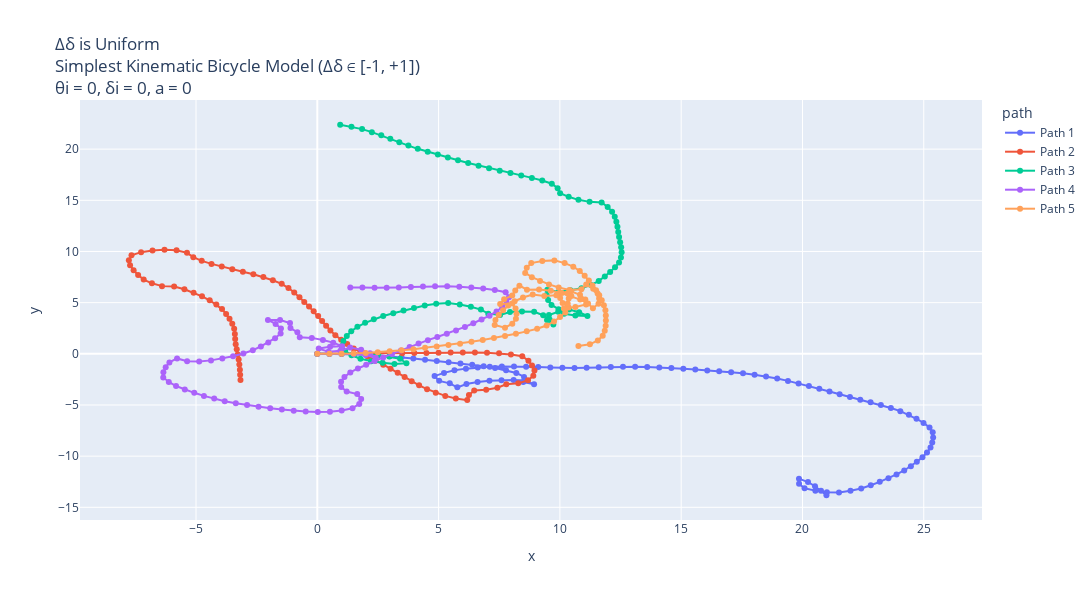

This figure's notebook cell:
### Markdown cell above
Plots : When change in Steering Angle is Uniform Distribution

### Code cell
# Making 5 possible trajectories
trajectories = []
for i in range(5):
    x_traj, y_traj, theta_traj, delta_traj, uniform_change_in_delta, a_traj, v_traj = start_trajectory_when_change_is_uniform_distribution(theta_init=0.0, a_init=0.0, delta_init=0.0, v_init=5, mode="simple")
    trajectories.append((x_traj, y_traj, theta_traj, delta_traj, uniform_change_in_delta, a_traj, v_traj))


# Create a DataFrame for plotting
data = []
for i, (x_traj, y_traj, theta_traj, delta_traj, uniform_change_in_delta, a_traj, v_traj) in enumerate(trajectories):
    for x, y, v in zip(x_traj, y_traj, v_traj):
        data.append({"x": x, "y": y, "v": v, "path": f"Path {i+1}"})
df = pd.DataFrame(data)

# Create the plot
fig = px.line(df, x="x", y="y", color="path", custom_data=["v"], title="Δδ is Uniform <br>Simplest Kinematic Bicycle Model (Δδ ∈ [-1, +1]) <br>θi = 0, δi = 0, a = 0", render_mode="svg")
# Add hover functionality
fig.update_traces(mode="markers+lines", hovertemplate="<br>".join([
    "v: %{customdata[0]:.2f}",
    "x: %{x:.2f}",
    "y: %{y:.2f}"
]))
fig.update_layout(height=600,width=1130)
fig.show()


# Plotting in x w.r.t. time
dt = 0.1  # Time step
t_end = 10  # 10 seconds
t = np.arange(0, t_end + dt, dt)

plt.figure(figsize=(15, 6))
for i, (x_traj, y_traj, theta_traj, delta_traj, uniform_change_in_delta, a_traj, v_traj) in enumerate(trajectories):
    # Model built such that a remains same inside; can be randomised by using a random statement.
    # print(x_traj,"\n", y_traj)
    plt.plot(t, x_traj, label=f"Path {i+1}", alpha = 0.7)
plt.ylabel("x [m]")
plt.xlabel("t [s]")
plt.grid("True")
plt.title("x w.r.t. time")
plt.legend()
plt.show()


# Plotting in y w.r.t. time
dt = 0.1  # Time step
t_end = 10  # 10 seconds
t = np.arange(0, t_end + dt, dt)

plt.figure(figsize=(15, 6))
for i, (x_traj, y_traj, theta_traj, delta_traj, uniform_change_in_delta, a_traj, v_traj) in enumerate(trajectories):
    # Model built such that a remains same inside; can be randomised by using a random statement.
    # print(x_traj,"\n", y_traj)
    plt.plot(t, y_traj, label=f"Path {i+1}", alpha = 0.7)
plt.ylabel("y [m]")
plt.xlabel("t [s]")
plt.grid("True")
plt.title("Y w.r.t. time")
plt.legend()
plt.show()


# Plotting in theta(t) w.r.t. time
dt = 0.1  # Time step
t_end = 10  # 10 seconds
t = np.arange(0, t_end + dt, dt)

plt.figure(figsize=(15, 6))
for i, (x_traj, y_traj, theta_traj, delta_traj, uniform_change_in_delta, a_traj, v_traj) in enumerate(trajectories):
    # Model built such that a remains same inside; can be randomised by using a random statement.
    # print(x_traj,"\n", y_traj)
    plt.plot(t, theta_traj, label=f"Path {i+1}", alpha = 0.7)
plt.ylabel("θ [radian]")
plt.xlabel("t [s]")
plt.grid("True")
plt.title("Heading Angle w.r.t. time")
plt.legend()
plt.show()


# Plotting in delta(t) w.r.t. time
dt = 0.1  # Time step
t_end = 10  # 10 seconds
t = np.arange(0, t_end + dt, dt)

plt.figure(figsize=(15, 6))
for i, (x_traj, y_traj, theta_traj, delta_traj, uniform_change_in_delta, a_traj, v_traj) in enumerate(trajectories):
    # Model built such that a remains same inside; can be randomised by using a random statement.
    # print(x_traj,"\n", y_traj)
    plt.plot(t, delta_traj, label=f"Path {i+1}", alpha = 0.7)
plt.ylabel("δ [m/s]")
plt.xlabel("t [s]")
plt.grid("True")
plt.title("Steering Angle w.r.t. time")
plt.legend()
plt.show()


# Plotting variation in steering angle w.r.t. time
dt = 0.1  # Time step
t_end = 10  # 10 seconds
t = np.arange(0, t_end + dt, dt)

plt.figure(figsize=(15, 6))
for i, (x_traj, y_traj, theta_traj, delta_traj, uniform_change_in_delta, a_traj, v_traj) in enumerate(trajectories):
    # Model built such that a remains same inside; can be randomised by using a random statement.
    # print(x_traj,"\n", y_traj)
    plt.plot(t, uniform_change_in_delta, label=f"Path {i+1}", alpha = 0.7)
plt.ylabel("Δδ [radian]")
plt.xlabel("t [s]")
plt.grid("True")
plt.title("Δδ (Change in Steering Angle) w.r.t. time")
plt.legend()
plt.show()

### Figure 1 — Plotly figure (JSON) as saved in the notebook; plotly's stock layout.template omitted (floating-point values rounded to 4 significant figures)
{"data": [{"customdata": [[5], [5], [5], [5], [5], [5], [5], [5], [5], [5], [5], [5], [5], [5], [5], [5], [5], [5], [5], [5], [5], [5], [5], [5], [5], [5], [5], [5], [5], [5], [5], [5], [5], [5], [5], [5], [5], [5], [5], [5], [5], [5], [5], [5], [5], [5], [5], [5], [5], [5], [5], [5], [5], [5], [5], [5], [5], [5], [5], [5], [5], [5], [5], [5], [5], [5], [5], [5], [5], [5], [5], [5], [5], [5], [5], [5], [5], [5], [5], [5], [5], [5], [5], [5], [5], [5], [5], [5], [5], [5], [5], [5], [5], [5], [5], [5], [5], [5], [5], [5], [5]], "hovertemplate": "v: %{customdata[0]:.2f}<br>x: %{x:.2f}<br>y: %{y:.2f}", "legendgroup": "Path 1", "line": {"color": "#636efa", "dash": "solid"}, "marker": {"symbol": "circle"}, "mode": "markers+lines", "name": "Path 1", "orientation": "v", "showlegend": true, "type": "scatter", "x": [0, 0.5, 1, 1.5, 1.997, 2.49, 2.983, 3.473, 3.96, 4.443, 4.926, 5.412, 5.899, 6.385, 6.859, 7.328, 7.781, 8.204, 8.522, 8.49, 8.936, 8.589, 8.092, 7.593, 7.095, 6.607, 6.148, 5.773, 5.46, 5.023, 4.835, 5.222, 5.654, 6.126, 6.615, 7.11, 7.609, 8.109, 8.608, 9.106, 9.605, 10.1, 10.6, 11.1, 11.6, 12.1, 12.6, 13.1, 13.6, 14.1, 14.6, 15.09, 15.58, 16.08, 16.57, 17.06, 17.55, 18.03, 18.5, 18.96, 19.4, 19.84, 20.27, 20.69, 21.11, 21.53, 21.96, 22.38, 22.81, 23.23, 23.64, 24.03, 24.39, 24.7, 24.99, 25.24, 25.37, 25.39, 25.35, 25.28, 25.13, 24.95, 24.71, 24.47, 24.19, 23.88, 23.54, 23.19, 22.82, 22.42, 21.98, 21.51, 21.01, 20.53, 20.09, 19.86, 19.86, 20.23, 20.52, 20.76, 20.99], "xaxis": "x", "y": [0, 0, 0, -0.01756, -0.07305, -0.155, -0.2403, -0.3385, -0.4496, -0.5782, -0.7102, -0.8248, -0.9377, -1.058, -1.216, -1.39, -1.601, -1.869, -2.254, -2.753, -2.979, -2.619, -2.565, -2.585, -2.638, -2.747, -2.945, -3.275, -2.884, -2.643, -2.179, -1.863, -1.611, -1.448, -1.34, -1.269, -1.237, -1.238, -1.26, -1.3, -1.34, -1.373, -1.382, -1.353, -1.316, -1.283, -1.276, -1.27, -1.29, -1.327, -1.381, -1.461, -1.542, -1.626, -1.713, -1.801, -1.905, -2.055, -2.219, -2.415, -2.645, -2.889, -3.149, -3.408, -3.677, -3.952, -4.216, -4.478, -4.742, -5.007, -5.291, -5.602, -5.957, -6.347, -6.754, -7.188, -7.671, -8.171, -8.669, -9.164, -9.642, -10.11, -10.55, -10.98, -11.4, -11.79, -12.16, -12.51, -12.85, -13.15, -13.39, -13.55, -13.53, -13.37, -13.14, -12.7, -12.2, -12.53, -12.94, -13.37, -13.82], "yaxis": "y"}, {"customdata": [[5], [5], [5], [5], [5], [5], [5], [5], [5], [5], [5], [5], [5], [5], [5], [5], [5], [5], [5], [5], [5], [5], [5], [5], [5], [5], [5], [5], [5], [5], [5], [5], [5], [5], [5], [5], [5], [5], [5], [5], [5], [5], [5], [5], [5], [5], [5], [5], [5], [5], [5], [5], [5], [5], [5], [5], [5], [5], [5], [5], [5], [5], [5], [5], [5], [5], [5], [5], [5], [5], [5], [5], [5], [5], [5], [5], [5], [5], [5], [5], [5], [5], [5], [5], [5], [5], [5], [5], [5], [5], [5], [5], [5], [5], [5], [5], [5], [5], [5], [5], [5]], "hovertemplate": "v: %{customdata[0]:.2f}<br>x: %{x:.2f}<br>y: %{y:.2f}", "legendgroup": "Path 2", "line": {"color": "#EF553B", "dash": "solid"}, "marker": {"symbol": "circle"}, "mode": "markers+lines", "name": "Path 2", "orientation": "v", "showlegend": true, "type": "scatter", "x": [0, 0.5, 1, 1.5, 2.0, 2.499, 2.999, 3.499, 3.999, 4.499, 4.998, 5.497, 5.997, 6.497, 6.997, 7.493, 7.982, 8.448, 8.703, 8.852, 8.952, 8.904, 8.685, 8.283, 7.791, 7.423, 6.963, 6.468, 6.251, 6.181, 5.71, 5.275, 4.883, 4.525, 4.196, 3.89, 3.6, 3.315, 3.02, 2.719, 2.4, 2.083, 1.788, 1.501, 1.233, 0.9848, 0.7448, 0.5399, 0.3629, 0.1981, 0.03509, -0.1489, -0.3393, -0.5378, -0.735, -0.9507, -1.189, -1.468, -1.832, -2.223, -2.637, -3.069, -3.504, -3.938, -4.361, -4.765, -5.111, -5.373, -5.801, -6.299, -6.793, -7.264, -7.66, -7.769, -7.719, -7.572, -7.386, -7.157, -6.818, -6.401, -5.903, -5.478, -5.099, -4.752, -4.436, -4.162, -3.929, -3.76, -3.619, -3.505, -3.427, -3.398, -3.386, -3.364, -3.321, -3.282, -3.242, -3.213, -3.191, -3.181, -3.167], "xaxis": "x", "y": [0, 0, 0, 0.0004807, 0.01683, 0.0346, 0.05502, 0.06451, 0.06777, 0.07476, 0.1044, 0.1315, 0.1376, 0.1253, 0.1021, 0.04283, -0.06338, -0.2426, -0.673, -1.15, -1.64, -2.138, -2.587, -2.885, -2.974, -3.312, -3.507, -3.579, -4.03, -4.525, -4.357, -4.112, -3.801, -3.452, -3.075, -2.68, -2.273, -1.862, -1.458, -1.059, -0.6737, -0.2874, 0.1162, 0.5255, 0.9478, 1.382, 1.821, 2.277, 2.744, 3.216, 3.689, 4.154, 4.616, 5.075, 5.535, 5.986, 6.425, 6.841, 7.182, 7.495, 7.776, 8.027, 8.273, 8.521, 8.788, 9.082, 9.444, 9.87, 10.13, 10.18, 10.1, 9.935, 9.629, 9.141, 8.644, 8.166, 7.702, 7.257, 6.89, 6.614, 6.568, 6.305, 5.978, 5.618, 5.231, 4.812, 4.37, 3.9, 3.42, 2.933, 2.439, 1.94, 1.44, 0.9406, 0.4424, -0.05598, -0.5544, -1.054, -1.553, -2.053, -2.553], "yaxis": "y"}, {"customdata": [[5], [5], [5], [5], [5], [5], [5], [5], [5], [5], [5], [5], [5], [5], [5], [5], [5], [5], [5], [5], [5], [5], [5], [5], [5], [5], [5], [5], [5], [5], [5], [5], [5], [5], [5], [5], [5], [5], [5], [5], [5], [5], [5], [5], [5], [5], [5], [5], [5], [5], [5], [5], [5], [5], [5], [5], [5], [5], [5], [5], [5], [5], [5], [5], [5], [5], [5], [5], [5], [5], [5], [5], [5], [5], [5], [5], [5], [5], [5], [5], [5], [5], [5], [5], [5], [5], [5], [5], [5], [5], [5], [5], [5], [5], [5], [5], [5], [5], [5], [5], [5]], "hovertemplate": "v: %{customdata[0]:.2f}<br>x: %{x:.2f}<br>y: %{y:.2f}", "legendgroup": "Path 3", "line": {"color": "#00cc96", "dash": "solid"}, "marker": {"symbol": "circle"}, "mode": "markers+lines", "name": "Path 3", "orientation": "v", "showlegend": true, "type": "scatter", "x": [0, 0.5, 1, 1.5, 1.999, 2.494, 2.968, 3.415, 3.675, 3.18, 2.692, 2.219, 1.779, 1.409, 1.15, 1.012, 1.074, 1.216, 1.399, 1.654, 1.971, 2.33, 2.717, 3.131, 3.556, 3.985, 4.429, 4.901, 5.396, 5.874, 6.33, 6.742, 7.048, 7.533, 7.942, 8.44, 8.938, 9.311, 9.576, 9.73, 9.47, 9.549, 9.932, 10.38, 10.79, 11.14, 10.64, 10.17, 9.946, 9.654, 9.516, 9.455, 9.483, 9.952, 10.43, 10.89, 11.28, 11.6, 11.85, 12.07, 12.27, 12.44, 12.52, 12.55, 12.53, 12.48, 12.44, 12.41, 12.37, 12.33, 12.26, 12.15, 11.97, 11.72, 11.22, 10.76, 10.36, 10.01, 9.907, 9.666, 9.274, 8.846, 8.407, 7.962, 7.521, 7.081, 6.648, 6.219, 5.8, 5.382, 4.969, 4.551, 4.142, 3.756, 3.381, 3.009, 2.636, 2.249, 1.846, 1.408, 0.943], "xaxis": "x", "y": [0, 0, 0, -0.01222, -0.03766, -0.1063, -0.2667, -0.491, -0.9181, -0.9881, -0.8776, -0.7157, -0.4783, -0.1423, 0.2857, 0.7662, 1.262, 1.742, 2.207, 2.637, 3.023, 3.372, 3.689, 3.969, 4.232, 4.489, 4.72, 4.885, 4.955, 4.808, 4.603, 4.321, 3.925, 3.805, 4.092, 4.144, 4.106, 3.773, 3.349, 2.874, 3.3, 3.794, 4.116, 4.338, 4.057, 3.692, 3.74, 3.92, 4.366, 4.773, 5.253, 5.749, 6.248, 6.076, 6.208, 6.414, 6.729, 7.111, 7.543, 7.993, 8.45, 8.922, 9.416, 9.915, 10.41, 10.91, 11.41, 11.91, 12.41, 12.91, 13.4, 13.89, 14.36, 14.79, 14.85, 15.05, 15.34, 15.7, 16.19, 16.62, 16.93, 17.19, 17.43, 17.66, 17.89, 18.13, 18.38, 18.64, 18.91, 19.19, 19.47, 19.74, 20.03, 20.35, 20.68, 21.01, 21.35, 21.66, 21.96, 22.2, 22.38], "yaxis": "y"}, {"customdata": [[5], [5], [5], [5], [5], [5], [5], [5], [5], [5], [5], [5], [5], [5], [5], [5], [5], [5], [5], [5], [5], [5], [5], [5], [5], [5], [5], [5], [5], [5], [5], [5], [5], [5], [5], [5], [5], [5], [5], [5], [5], [5], [5], [5], [5], [5], [5], [5], [5], [5], [5], [5], [5], [5], [5], [5], [5], [5], [5], [5], [5], [5], [5], [5], [5], [5], [5], [5], [5], [5], [5], [5], [5], [5], [5], [5], [5], [5], [5], [5], [5], [5], [5], [5], [5], [5], [5], [5], [5], [5], [5], [5], [5], [5], [5], [5], [5], [5], [5], [5], [5]], "hovertemplate": "v: %{customdata[0]:.2f}<br>x: %{x:.2f}<br>y: %{y:.2f}", "legendgroup": "Path 4", "line": {"color": "#ab63fa", "dash": "solid"}, "marker": {"symbol": "circle"}, "mode": "markers+lines", "name": "Path 4", "orientation": "v", "showlegend": true, "type": "scatter", "x": [0, 0.5, 1, 1.499, 1.993, 2.411, 2.171, 1.806, 1.35, 0.9514, 0.46, 0.05891, 0.5256, 1.022, 0.6562, 0.2314, -0.2264, -0.7228, -0.8213, -1.106, -1.126, -1.535, -2.035, -1.719, -1.5, -1.512, -1.74, -2.021, -2.326, -2.659, -3.048, -3.472, -3.915, -4.382, -4.868, -5.367, -5.78, -6.097, -6.25, -6.344, -6.35, -6.122, -5.823, -5.462, -5.074, -4.674, -4.25, -3.817, -3.36, -2.894, -2.422, -1.942, -1.46, -0.9723, -0.4783, 0.01999, 0.5196, 1.006, 1.451, 1.729, 1.808, 1.646, 1.211, 0.9841, 0.9795, 1.119, 1.36, 1.674, 2.014, 2.363, 2.717, 3.08, 3.448, 3.807, 4.174, 4.558, 4.948, 5.34, 5.718, 6.085, 6.431, 6.772, 7.1, 7.388, 7.62, 7.799, 7.902, 7.764, 7.318, 6.839, 6.349, 5.854, 5.355, 4.855, 4.356, 3.857, 3.359, 2.86, 2.36, 1.86, 1.36], "xaxis": "x", "y": [0, 0, 0, -0.02577, -0.107, -0.3802, 0.05836, 0.3998, 0.6054, 0.304, 0.2119, 0.5105, 0.69, 0.751, 1.092, 1.356, 1.557, 1.617, 2.107, 2.518, 3.018, 3.305, 3.311, 2.924, 2.475, 1.975, 1.53, 1.116, 0.7197, 0.3473, 0.03289, -0.2326, -0.4631, -0.6417, -0.7611, -0.7323, -0.4508, -0.8381, -1.314, -1.805, -2.305, -2.75, -3.151, -3.497, -3.811, -4.111, -4.377, -4.626, -4.831, -5.012, -5.177, -5.316, -5.448, -5.559, -5.636, -5.678, -5.658, -5.541, -5.313, -4.898, -4.404, -3.931, -3.685, -3.239, -2.739, -2.259, -1.821, -1.432, -1.065, -0.7072, -0.3538, -0.01014, 0.329, 0.677, 1.016, 1.337, 1.649, 1.96, 2.287, 2.626, 2.988, 3.353, 3.73, 4.139, 4.582, 5.049, 5.538, 6.019, 6.244, 6.39, 6.486, 6.56, 6.594, 6.593, 6.57, 6.528, 6.489, 6.46, 6.465, 6.478, 6.478], "yaxis": "y"}, {"customdata": [[5], [5], [5], [5], [5], [5], [5], [5], [5], [5], [5], [5], [5], [5], [5], [5], [5], [5], [5], [5], [5], [5], [5], [5], [5], [5], [5], [5], [5], [5], [5], [5], [5], [5], [5], [5], [5], [5], [5], [5], [5], [5], [5], [5], [5], [5], [5], [5], [5], [5], [5], [5], [5], [5], [5], [5], [5], [5], [5], [5], [5], [5], [5], [5], [5], [5], [5], [5], [5], [5], [5], [5], [5], [5], [5], [5], [5], [5], [5], [5], [5], [5], [5], [5], [5], [5], [5], [5], [5], [5], [5], [5], [5], [5], [5], [5], [5], [5], [5], [5], [5]], "hovertemplate": "v: %{customdata[0]:.2f}<br>x: %{x:.2f}<br>y: %{y:.2f}", "legendgroup": "Path 5", "line": {"color": "#FFA15A", "dash": "solid"}, "marker": {"symbol": "circle"}, "mode": "markers+lines", "name": "Path 5", "orientation": "v", "showlegend": true, "type": "scatter", "x": [0, 0.5, 1, 1.499, 1.996, 2.491, 2.983, 3.474, 3.961, 4.442, 4.924, 5.406, 5.886, 6.355, 6.819, 7.282, 7.739, 8.188, 8.633, 9.062, 9.452, 9.758, 10.01, 10.22, 10.36, 10.11, 10.01, 9.986, 10.46, 10.83, 11.05, 11.08, 10.64, 10.16, 10.32, 10.36, 10.32, 9.852, 9.357, 8.879, 8.479, 8.136, 7.868, 7.659, 7.48, 7.344, 7.312, 7.737, 8.038, 8.188, 8.212, 8.173, 8.036, 7.537, 7.702, 8.036, 8.161, 8.332, 8.643, 9.142, 9.622, 10.07, 10.47, 10.84, 11.16, 11.36, 11.59, 11.62, 11.56, 11.37, 11.08, 10.89, 10.39, 9.951, 9.552, 9.182, 8.845, 8.569, 8.635, 8.82, 9.276, 9.772, 10.2, 10.55, 10.82, 11.02, 11.19, 11.34, 11.49, 11.62, 11.72, 11.81, 11.88, 11.89, 11.89, 11.89, 11.85, 11.77, 11.56, 11.24, 10.76], "xaxis": "x", "y": [0, 0, 0, 0.02588, 0.08647, 0.1561, 0.2438, 0.3393, 0.4523, 0.5882, 0.7218, 0.8534, 0.9951, 1.168, 1.354, 1.542, 1.747, 1.966, 2.194, 2.45, 2.763, 3.158, 3.593, 4.042, 4.523, 4.955, 5.445, 5.944, 6.105, 5.768, 5.319, 4.82, 4.584, 4.43, 4.904, 5.402, 5.901, 5.727, 5.655, 5.801, 5.501, 5.137, 4.715, 4.261, 3.794, 3.313, 2.814, 2.55, 2.949, 3.427, 3.926, 4.424, 4.905, 4.865, 5.338, 5.709, 6.193, 6.663, 6.272, 6.295, 6.155, 5.943, 5.638, 5.296, 4.914, 4.457, 4.901, 5.4, 5.896, 6.362, 6.77, 6.31, 6.245, 6.483, 6.784, 7.121, 7.49, 7.907, 8.402, 8.867, 9.072, 9.13, 8.865, 8.514, 8.091, 7.634, 7.165, 6.687, 6.21, 5.727, 5.238, 4.746, 4.25, 3.75, 3.25, 2.75, 2.252, 1.759, 1.301, 0.9234, 0.7608], "yaxis": "y"}], "layout": {"height": 600, "legend": {"title": {"text": "path"}, "tracegroupgap": 0}, "title": {"text": "Δδ is Uniform <br>Simplest Kinematic Bicycle Model (Δδ ∈ [-1, +1]) <br>θi = 0, δi = 0, a = 0"}, "width": 1130, "xaxis": {"anchor": "y", "domain": [0, 1], "title": {"text": "x"}}, "yaxis": {"anchor": "x", "domain": [0, 1], "title": {"text": "y"}}}}
